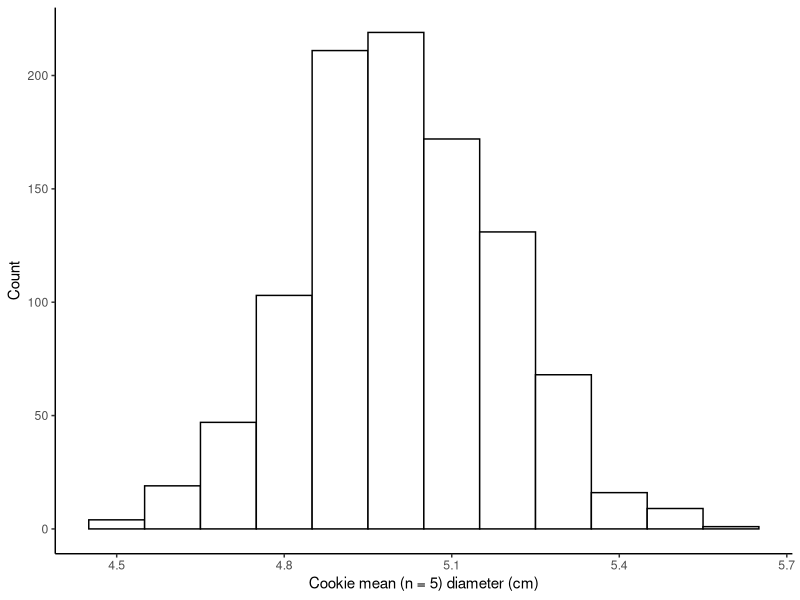

The R source for this figure:

# Means distribution for n = 5 --------------------------------------------

# Packages
library(tidyverse)

# Data
cookies_diameter <- read.csv("data/cookies_diameter.csv")

# Take 1000 samples of size 5
n_samples <- 1000

mean_cookies <- vector("numeric", length = n_samples)
for (i in 1:n_samples) {
  mean_cookies[i] <- mean(sample(cookies_diameter$D, size = 5))
}

mean_cookies <- tibble(mean_n5 = mean_cookies)

# Histogram
freq_hist_mean <- mean_cookies %>% 
  ggplot(aes(x = mean_n5)) +
  geom_histogram(color = "black", fill = "white", binwidth = 0.1) +
  xlab("Cookie mean (n = 5) diameter (cm)") +
  ylab("Count") +
  theme_classic() 

# Save histogram
ggsave(filename = "graphs/diameter_mean_cookies_hist.jpg", 
       plot = freq_hist_mean)